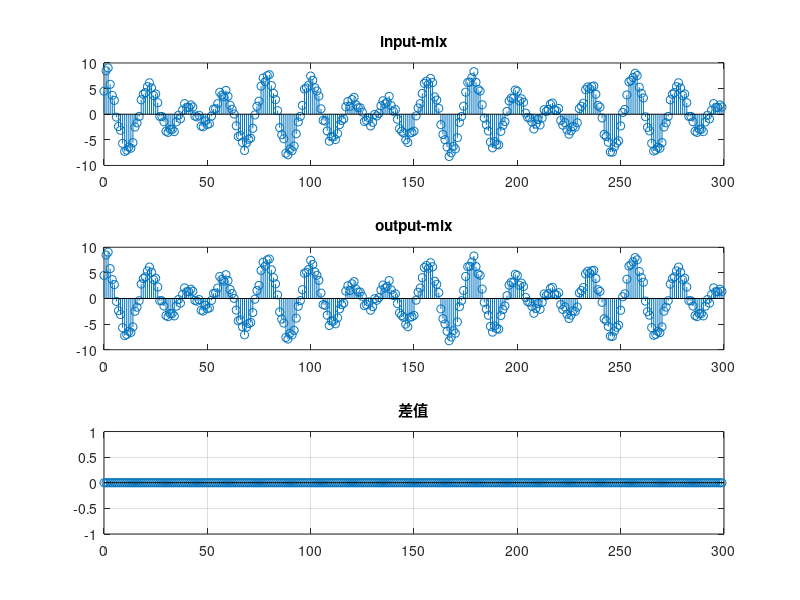

Write MATLAB code to recreate this figure.
% 清除当前图形窗口中的所有图形对象
clf;

% 定义混合信号的权重系数
a = 2;
b = 3;

% 定义时间序列n，从0到299
n = 0:299;

% 定义滤波器的分子系数
num = [0.45 0.5 0.45];

% 定义滤波器的分母系数
den = [1 -0.53 0.46];

% 定义输入信号1，由两个不同频率的余弦波组成
input_1 = cos((20/256) * pi * n) + cos((200/256) * pi * n);

% 定义输入信号2，由另外两个不同频率的余弦波组成
input_2 = cos((26/256) * pi * n) + cos((150/256) * pi * n);

% 定义混合输入信号，由输入信号1和信号2按权重系数a和b相加得到
input_mix = a * input_1 + b * input_2;

% 通过滤波器处理输入信号1，得到输出信号
output_of_input_1 = filter(num, den, input_1);

% 通过滤波器处理输入信号2，得到输出信号
output_of_input_2 = filter(num, den, input_2);

% 通过滤波器处理混合输入信号，得到输出信号
output_of_input_mix = filter(num, den, input_mix);

% 将处理后的输入信号1和信号2按权重系数a和b相加，得到混合输出信号
output_mix_of_1_2 = a * output_of_input_1 + b * output_of_input_2;

% 计算通过滤波器处理的混合信号与混合处理的输出信号之间的差值
d = output_of_input_mix - output_mix_of_1_2;

% 创建一个3行1列的子图区域，并绘制第一个子图
subplot(3, 1, 1);
% 在第一个子图中绘制通过滤波器处理的混合信号的离散图形
stem(n, output_of_input_mix);
% 设置第一个子图的标题
title('input-mix');

% 创建并绘制第二个子图
subplot(3, 1, 2);
% 在第二个子图中绘制混合处理的输出信号的离散图形
stem(n, output_mix_of_1_2);
% 设置第二个子图的标题
title('output-mix');

% 创建并绘制第三个子图
subplot(3, 1, 3);
% 在第三个子图中绘制两者之间差值的离散图形
stem(n, d);
% 设置第三个子图的标题
title('差值');
% 设置第三个子图的坐标轴范围
axis([0 300 -1 1]);
% 为第三个子图添加网格线
grid;
